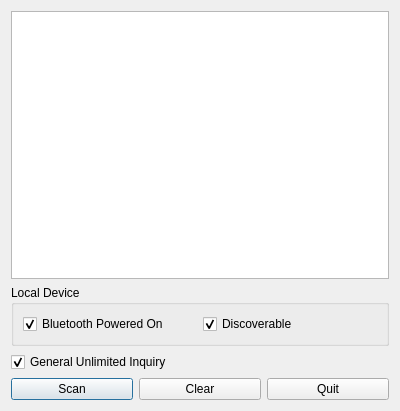
<?xml version="1.0" encoding="UTF-8"?>
<ui version="4.0">
 <class>DeviceDiscovery</class>
 <widget class="QDialog" name="DeviceDiscovery">
  <property name="geometry">
   <rect>
    <x>0</x>
    <y>0</y>
    <width>400</width>
    <height>411</height>
   </rect>
  </property>
  <property name="windowTitle">
   <string>Bluetooth Scanner</string>
  </property>
  <layout class="QVBoxLayout" name="verticalLayout">
   <item>
    <widget class="QListWidget" name="list"/>
   </item>
   <item>
    <widget class="QGroupBox" name="groupBox">
     <property name="title">
      <string>Local Device</string>
     </property>
     <layout class="QHBoxLayout" name="horizontalLayout_2">
      <item>
       <widget class="QCheckBox" name="power">
        <property name="text">
         <string>Bluetooth Powered On</string>
        </property>
        <property name="checked">
         <bool>true</bool>
        </property>
       </widget>
      </item>
      <item>
       <widget class="QCheckBox" name="discoverable">
        <property name="text">
         <string>Discoverable</string>
        </property>
        <property name="checked">
         <bool>true</bool>
        </property>
       </widget>
      </item>
     </layout>
    </widget>
   </item>
   <item>
    <widget class="QCheckBox" name="inquiryType">
     <property name="text">
      <string>General Unlimited Inquiry</string>
     </property>
     <property name="checked">
      <bool>true</bool>
     </property>
    </widget>
   </item>
   <item>
    <layout class="QHBoxLayout" name="horizontalLayout">
     <item>
      <widget class="QPushButton" name="scan">
       <property name="text">
        <string>Scan</string>
       </property>
      </widget>
     </item>
     <item>
      <widget class="QPushButton" name="clear">
       <property name="text">
        <string>Clear</string>
       </property>
      </widget>
     </item>
     <item>
      <widget class="QPushButton" name="quit">
       <property name="text">
        <string>Quit</string>
       </property>
      </widget>
     </item>
    </layout>
   </item>
  </layout>
 </widget>
 <resources/>
 <connections>
  <connection>
   <sender>quit</sender>
   <signal>clicked()</signal>
   <receiver>DeviceDiscovery</receiver>
   <slot>accept()</slot>
   <hints>
    <hint type="sourcelabel">
     <x>323</x>
     <y>275</y>
    </hint>
    <hint type="destinationlabel">
     <x>396</x>
     <y>268</y>
    </hint>
   </hints>
  </connection>
  <connection>
   <sender>clear</sender>
   <signal>clicked()</signal>
   <receiver>list</receiver>
   <slot>clear()</slot>
   <hints>
    <hint type="sourcelabel">
     <x>188</x>
     <y>276</y>
    </hint>
    <hint type="destinationlabel">
     <x>209</x>
     <y>172</y>
    </hint>
   </hints>
  </connection>
 </connections>
</ui>
